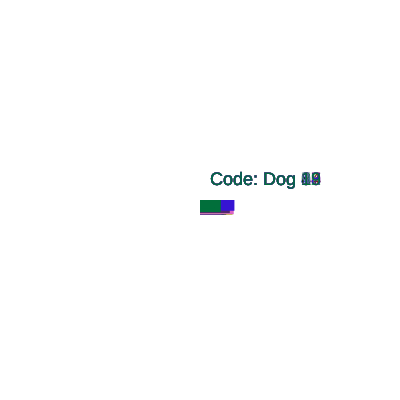
Frame 1 (no input)
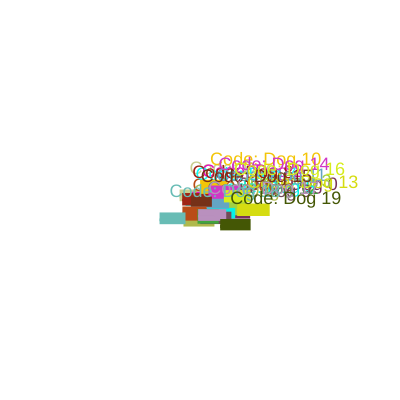
Frame 60 (no input)
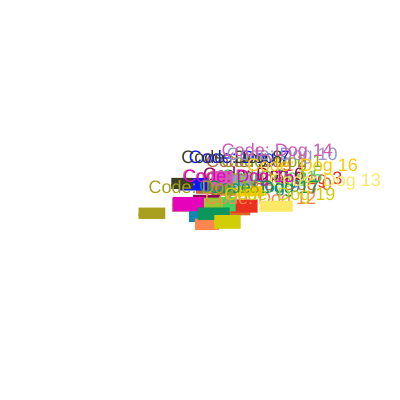
Frame 120 (the mouse pressed at the canvas centre since frame 60)

The p5.js sketch that drew these frames (run headless with seeded random() and noise() and a simulated clock; from frame 60 on, the mouse is pressed at the canvas centre):

// p5.js sketch
// ── sketch.js
let myDogs = [];
let counter = 0;
let dragging = false;
let draggedDog = null;
let offsetX, offsetY;

function setup() {
  createCanvas(400, 400);
  textSize(18);

  let col = color(random(255), random(255), random(255));

  for (let i = 0; i < 20; i++) {
    myDogs.push(new Dog(col, width/2, height/2, "Dog " + i));
  }
}

function draw() {
  background(255);

  for (let dog of myDogs) {
    dog.drift();

    if (counter % 20 == 0) {
      dog.changeColor(color(random(255), random(255), random(255)));
    }

    if (dragging && dog === draggedDog) {
      dog.xpos = mouseX + offsetX;
      dog.ypos = mouseY + offsetY;
    }
  }

  counter++;
}

function mousePressed() {
  for (let dog of myDogs) {
    let d = dist(mouseX, mouseY, dog.xpos, dog.ypos);
    if (d < 15) {
      dragging = true;
      draggedDog = dog;
      offsetX = dog.xpos - mouseX;
      offsetY = dog.ypos - mouseY;
    }
  }
}

function mouseReleased() {
  dragging = false;
  draggedDog = null;
}

class Dog {
  c;
  xpos;
  ypos;
  orifice;

  constructor(tempC, tempXpos, tempYpos, oa) {
    this.c = tempC; // color
    this.xpos = tempXpos; //x position
    this.ypos = tempYpos; // y position
    this.orifice = " Code: " + oa; // a string with the name CODE in it
  }

  drift() {
    noStroke();

    this.c = color(random(255), random(255), random(255));

    // locate the position of the dog
    fill(this.c);
    rect(this.xpos, this.ypos, random(10, 25) + 10, random(10, 15));
    rect(this.xpos, this.ypos + 6, random(4, 8) + 10, random(2, 4));
    text(this.orifice, this.xpos + 5, this.ypos - 15);
   // increase the x-y position
    this.xpos += random(-4, 4);
    this.ypos += random(-2, 2);
  }

  changeColor(newColor) {
    this.c = newColor;
  }
}
